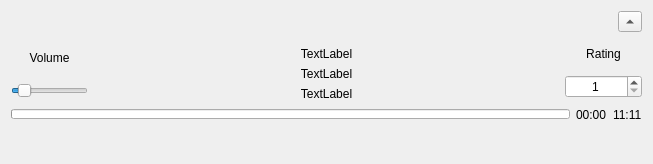
<?xml version="1.0" encoding="UTF-8"?>
<ui version="4.0">
 <class>music</class>
 <widget class="QDialog" name="music">
  <property name="geometry">
   <rect>
    <x>0</x>
    <y>0</y>
    <width>653</width>
    <height>164</height>
   </rect>
  </property>
  <property name="windowTitle">
   <string>Music Player</string>
  </property>
  <property name="layoutDirection">
   <enum>Qt::LeftToRight</enum>
  </property>
  <layout class="QVBoxLayout" name="verticalLayout">
   <item>
    <layout class="QHBoxLayout" name="horizontalLayout_2">
     <property name="spacing">
      <number>0</number>
     </property>
     <property name="sizeConstraint">
      <enum>QLayout::SetDefaultConstraint</enum>
     </property>
     <property name="leftMargin">
      <number>0</number>
     </property>
     <property name="topMargin">
      <number>0</number>
     </property>
     <property name="bottomMargin">
      <number>0</number>
     </property>
     <item>
      <spacer name="horizontalSpacer">
       <property name="orientation">
        <enum>Qt::Horizontal</enum>
       </property>
       <property name="sizeHint" stdset="0">
        <size>
         <width>40</width>
         <height>20</height>
        </size>
       </property>
      </spacer>
     </item>
     <item>
      <widget class="QToolButton" name="dockbutton">
       <property name="sizePolicy">
        <sizepolicy hsizetype="Fixed" vsizetype="Ignored">
         <horstretch>0</horstretch>
         <verstretch>0</verstretch>
        </sizepolicy>
       </property>
       <property name="minimumSize">
        <size>
         <width>0</width>
         <height>0</height>
        </size>
       </property>
       <property name="focusPolicy">
        <enum>Qt::NoFocus</enum>
       </property>
       <property name="layoutDirection">
        <enum>Qt::LeftToRight</enum>
       </property>
       <property name="text">
        <string/>
       </property>
       <property name="autoRepeat">
        <bool>false</bool>
       </property>
       <property name="autoRaise">
        <bool>false</bool>
       </property>
       <property name="arrowType">
        <enum>Qt::UpArrow</enum>
       </property>
      </widget>
     </item>
    </layout>
   </item>
   <item>
    <layout class="QHBoxLayout" name="horizontalLayout_3" stretch="1,6,1">
     <item>
      <layout class="QVBoxLayout" name="verticalLayout_7">
       <item>
        <widget class="QLabel" name="label_3">
         <property name="text">
          <string>Volume</string>
         </property>
         <property name="alignment">
          <set>Qt::AlignCenter</set>
         </property>
        </widget>
       </item>
       <item>
        <widget class="QSlider" name="soundSlider">
         <property name="maximum">
          <number>10</number>
         </property>
         <property name="value">
          <number>1</number>
         </property>
         <property name="orientation">
          <enum>Qt::Horizontal</enum>
         </property>
         <property name="tickInterval">
          <number>0</number>
         </property>
        </widget>
       </item>
      </layout>
     </item>
     <item>
      <layout class="QVBoxLayout" name="verticalLayout_8" stretch="0,0,0">
       <property name="spacing">
        <number>0</number>
       </property>
       <item>
        <widget class="QScrollArea" name="scrolltitel">
         <property name="sizePolicy">
          <sizepolicy hsizetype="Expanding" vsizetype="Expanding">
           <horstretch>0</horstretch>
           <verstretch>0</verstretch>
          </sizepolicy>
         </property>
         <property name="maximumSize">
          <size>
           <width>16777215</width>
           <height>20</height>
          </size>
         </property>
         <property name="layoutDirection">
          <enum>Qt::LeftToRight</enum>
         </property>
         <property name="frameShape">
          <enum>QFrame::NoFrame</enum>
         </property>
         <property name="frameShadow">
          <enum>QFrame::Plain</enum>
         </property>
         <property name="lineWidth">
          <number>0</number>
         </property>
         <property name="verticalScrollBarPolicy">
          <enum>Qt::ScrollBarAlwaysOff</enum>
         </property>
         <property name="horizontalScrollBarPolicy">
          <enum>Qt::ScrollBarAlwaysOff</enum>
         </property>
         <property name="widgetResizable">
          <bool>true</bool>
         </property>
         <property name="alignment">
          <set>Qt::AlignLeading|Qt::AlignLeft|Qt::AlignTop</set>
         </property>
         <widget class="QWidget" name="scrollAreaWidgetContents_4">
          <property name="geometry">
           <rect>
            <x>0</x>
            <y>0</y>
            <width>475</width>
            <height>23</height>
           </rect>
          </property>
          <property name="sizePolicy">
           <sizepolicy hsizetype="Preferred" vsizetype="Preferred">
            <horstretch>0</horstretch>
            <verstretch>0</verstretch>
           </sizepolicy>
          </property>
          <layout class="QVBoxLayout" name="verticalLayout_9">
           <item>
            <widget class="QLabel" name="titel">
             <property name="maximumSize">
              <size>
               <width>16777215</width>
               <height>16777215</height>
              </size>
             </property>
             <property name="text">
              <string>TextLabel</string>
             </property>
             <property name="alignment">
              <set>Qt::AlignCenter</set>
             </property>
            </widget>
           </item>
          </layout>
         </widget>
        </widget>
       </item>
       <item>
        <widget class="QScrollArea" name="scrollinterpreter">
         <property name="sizePolicy">
          <sizepolicy hsizetype="Expanding" vsizetype="Expanding">
           <horstretch>0</horstretch>
           <verstretch>0</verstretch>
          </sizepolicy>
         </property>
         <property name="maximumSize">
          <size>
           <width>16777215</width>
           <height>20</height>
          </size>
         </property>
         <property name="frameShape">
          <enum>QFrame::NoFrame</enum>
         </property>
         <property name="frameShadow">
          <enum>QFrame::Plain</enum>
         </property>
         <property name="lineWidth">
          <number>0</number>
         </property>
         <property name="verticalScrollBarPolicy">
          <enum>Qt::ScrollBarAlwaysOff</enum>
         </property>
         <property name="horizontalScrollBarPolicy">
          <enum>Qt::ScrollBarAlwaysOff</enum>
         </property>
         <property name="widgetResizable">
          <bool>true</bool>
         </property>
         <property name="alignment">
          <set>Qt::AlignLeading|Qt::AlignLeft|Qt::AlignTop</set>
         </property>
         <widget class="QWidget" name="scrollAreaWidgetContents_5">
          <property name="geometry">
           <rect>
            <x>0</x>
            <y>0</y>
            <width>475</width>
            <height>23</height>
           </rect>
          </property>
          <property name="sizePolicy">
           <sizepolicy hsizetype="Preferred" vsizetype="Preferred">
            <horstretch>0</horstretch>
            <verstretch>0</verstretch>
           </sizepolicy>
          </property>
          <layout class="QVBoxLayout" name="verticalLayout_10">
           <item>
            <widget class="QLabel" name="interpreter">
             <property name="text">
              <string>TextLabel</string>
             </property>
             <property name="alignment">
              <set>Qt::AlignCenter</set>
             </property>
            </widget>
           </item>
          </layout>
         </widget>
        </widget>
       </item>
       <item>
        <widget class="QScrollArea" name="scrollalbum">
         <property name="sizePolicy">
          <sizepolicy hsizetype="Expanding" vsizetype="Expanding">
           <horstretch>0</horstretch>
           <verstretch>0</verstretch>
          </sizepolicy>
         </property>
         <property name="maximumSize">
          <size>
           <width>16777215</width>
           <height>20</height>
          </size>
         </property>
         <property name="frameShape">
          <enum>QFrame::NoFrame</enum>
         </property>
         <property name="frameShadow">
          <enum>QFrame::Plain</enum>
         </property>
         <property name="lineWidth">
          <number>0</number>
         </property>
         <property name="verticalScrollBarPolicy">
          <enum>Qt::ScrollBarAlwaysOff</enum>
         </property>
         <property name="horizontalScrollBarPolicy">
          <enum>Qt::ScrollBarAlwaysOff</enum>
         </property>
         <property name="widgetResizable">
          <bool>true</bool>
         </property>
         <property name="alignment">
          <set>Qt::AlignLeading|Qt::AlignLeft|Qt::AlignVCenter</set>
         </property>
         <widget class="QWidget" name="scrollAreaWidgetContents_6">
          <property name="geometry">
           <rect>
            <x>0</x>
            <y>0</y>
            <width>475</width>
            <height>23</height>
           </rect>
          </property>
          <property name="sizePolicy">
           <sizepolicy hsizetype="Preferred" vsizetype="Maximum">
            <horstretch>0</horstretch>
            <verstretch>0</verstretch>
           </sizepolicy>
          </property>
          <layout class="QVBoxLayout" name="verticalLayout_11">
           <item>
            <widget class="QLabel" name="album">
             <property name="text">
              <string>TextLabel</string>
             </property>
             <property name="alignment">
              <set>Qt::AlignCenter</set>
             </property>
            </widget>
           </item>
          </layout>
         </widget>
        </widget>
       </item>
      </layout>
     </item>
     <item>
      <layout class="QVBoxLayout" name="verticalLayout_12">
       <item>
        <widget class="QLabel" name="label_4">
         <property name="sizePolicy">
          <sizepolicy hsizetype="Preferred" vsizetype="Preferred">
           <horstretch>0</horstretch>
           <verstretch>0</verstretch>
          </sizepolicy>
         </property>
         <property name="minimumSize">
          <size>
           <width>0</width>
           <height>0</height>
          </size>
         </property>
         <property name="maximumSize">
          <size>
           <width>16777215</width>
           <height>16777215</height>
          </size>
         </property>
         <property name="layoutDirection">
          <enum>Qt::LeftToRight</enum>
         </property>
         <property name="text">
          <string>Rating</string>
         </property>
         <property name="alignment">
          <set>Qt::AlignCenter</set>
         </property>
        </widget>
       </item>
       <item>
        <widget class="QSpinBox" name="spinBoxRating">
         <property name="sizePolicy">
          <sizepolicy hsizetype="Preferred" vsizetype="Maximum">
           <horstretch>0</horstretch>
           <verstretch>0</verstretch>
          </sizepolicy>
         </property>
         <property name="minimumSize">
          <size>
           <width>0</width>
           <height>0</height>
          </size>
         </property>
         <property name="maximumSize">
          <size>
           <width>16777215</width>
           <height>16777215</height>
          </size>
         </property>
         <property name="layoutDirection">
          <enum>Qt::LeftToRight</enum>
         </property>
         <property name="wrapping">
          <bool>false</bool>
         </property>
         <property name="frame">
          <bool>true</bool>
         </property>
         <property name="alignment">
          <set>Qt::AlignCenter</set>
         </property>
         <property name="keyboardTracking">
          <bool>false</bool>
         </property>
         <property name="minimum">
          <number>1</number>
         </property>
         <property name="maximum">
          <number>20</number>
         </property>
        </widget>
       </item>
      </layout>
     </item>
    </layout>
   </item>
   <item>
    <layout class="QHBoxLayout" name="timelayout">
     <item>
      <widget class="MyProgressbar" name="progress">
       <property name="sizePolicy">
        <sizepolicy hsizetype="Expanding" vsizetype="Fixed">
         <horstretch>0</horstretch>
         <verstretch>0</verstretch>
        </sizepolicy>
       </property>
       <property name="minimumSize">
        <size>
         <width>0</width>
         <height>0</height>
        </size>
       </property>
       <property name="maximumSize">
        <size>
         <width>16777215</width>
         <height>10</height>
        </size>
       </property>
       <property name="mouseTracking">
        <bool>false</bool>
       </property>
       <property name="value">
        <number>0</number>
       </property>
       <property name="alignment">
        <set>Qt::AlignRight|Qt::AlignTrailing|Qt::AlignVCenter</set>
       </property>
       <property name="textVisible">
        <bool>false</bool>
       </property>
       <property name="format">
        <string>%p</string>
       </property>
      </widget>
     </item>
     <item>
      <widget class="QLabel" name="time">
       <property name="text">
        <string>00:00</string>
       </property>
      </widget>
     </item>
     <item>
      <widget class="QLabel" name="length">
       <property name="text">
        <string>11:11</string>
       </property>
      </widget>
     </item>
    </layout>
   </item>
   <item>
    <layout class="QHBoxLayout" name="horizontalLayout">
     <item>
      <widget class="QPushButton" name="previousbutton">
       <property name="sizePolicy">
        <sizepolicy hsizetype="Maximum" vsizetype="Fixed">
         <horstretch>0</horstretch>
         <verstretch>0</verstretch>
        </sizepolicy>
       </property>
       <property name="text">
        <string/>
       </property>
       <property name="icon">
        <iconset resource="resource.qrc">
         <normaloff>:/music_layout/resources/previous.png</normaloff>:/music_layout/resources/previous.png</iconset>
       </property>
       <property name="iconSize">
        <size>
         <width>30</width>
         <height>30</height>
        </size>
       </property>
       <property name="autoDefault">
        <bool>false</bool>
       </property>
       <property name="default">
        <bool>false</bool>
       </property>
       <property name="flat">
        <bool>true</bool>
       </property>
      </widget>
     </item>
     <item>
      <widget class="QPushButton" name="playbutton">
       <property name="sizePolicy">
        <sizepolicy hsizetype="Maximum" vsizetype="Fixed">
         <horstretch>0</horstretch>
         <verstretch>0</verstretch>
        </sizepolicy>
       </property>
       <property name="text">
        <string/>
       </property>
       <property name="icon">
        <iconset resource="resource.qrc">
         <normaloff>:/music_layout/resources/play.png</normaloff>:/music_layout/resources/play.png</iconset>
       </property>
       <property name="iconSize">
        <size>
         <width>30</width>
         <height>30</height>
        </size>
       </property>
       <property name="autoDefault">
        <bool>false</bool>
       </property>
       <property name="flat">
        <bool>true</bool>
       </property>
      </widget>
     </item>
     <item>
      <widget class="QPushButton" name="pausebutton">
       <property name="sizePolicy">
        <sizepolicy hsizetype="Maximum" vsizetype="Fixed">
         <horstretch>0</horstretch>
         <verstretch>0</verstretch>
        </sizepolicy>
       </property>
       <property name="text">
        <string/>
       </property>
       <property name="icon">
        <iconset resource="resource.qrc">
         <normaloff>:/music_layout/resources/pause.png</normaloff>:/music_layout/resources/pause.png</iconset>
       </property>
       <property name="iconSize">
        <size>
         <width>30</width>
         <height>30</height>
        </size>
       </property>
       <property name="autoDefault">
        <bool>false</bool>
       </property>
       <property name="flat">
        <bool>true</bool>
       </property>
      </widget>
     </item>
     <item>
      <widget class="QPushButton" name="nextbutton">
       <property name="sizePolicy">
        <sizepolicy hsizetype="Maximum" vsizetype="Fixed">
         <horstretch>0</horstretch>
         <verstretch>0</verstretch>
        </sizepolicy>
       </property>
       <property name="text">
        <string/>
       </property>
       <property name="icon">
        <iconset resource="resource.qrc">
         <normaloff>:/music_layout/resources/next.png</normaloff>:/music_layout/resources/next.png</iconset>
       </property>
       <property name="iconSize">
        <size>
         <width>30</width>
         <height>30</height>
        </size>
       </property>
       <property name="autoDefault">
        <bool>false</bool>
       </property>
       <property name="flat">
        <bool>true</bool>
       </property>
      </widget>
     </item>
    </layout>
   </item>
  </layout>
 </widget>
 <customwidgets>
  <customwidget>
   <class>MyProgressbar</class>
   <extends>QProgressBar</extends>
   <header>myProgressbar.h</header>
  </customwidget>
 </customwidgets>
 <resources>
  <include location="resource.qrc"/>
 </resources>
 <connections/>
</ui>
